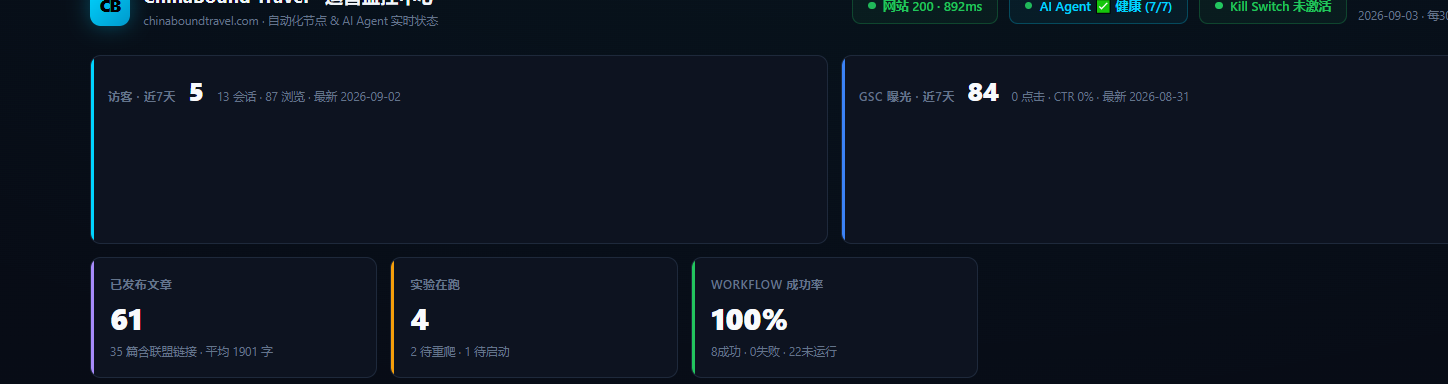
#> input picture dashboard_issue.png, 1448 x 384 px
$ python social_image_validator.py --image ../dashboard_issue.png
#> lines starting #> are read from the running program, lines starting #| are printed output that depends on the picture
"""
P0: Social Media Image Validator
Validates social media post images for platform-specific requirements.
Checks: existence, aspect ratio, minimum resolution, file size, blocked AI domains.
"""
import sys
import os
import re
from pathlib import Path
from urllib.parse import urlparse

try:
    from PIL import Image
    PIL_AVAILABLE = True
except ImportError:
    PIL_AVAILABLE = False

# Platform image specifications
PLATFORM_SPECS = {
    "instagram": {
        "allowed_ratios": [(1, 1), (4, 5), (9, 16)],
        "min_short_side": 1080,
        "max_file_mb": 8,
        "label": "Instagram",
    },
    "ig": {
        "allowed_ratios": [(1, 1), (4, 5), (9, 16)],
        "min_short_side": 1080,
        "max_file_mb": 8,
        "label": "Instagram",
    },
    "pinterest": {
        "allowed_ratios": [(2, 3), (1, 1)],
        "min_short_side": 1000,
        "max_file_mb": 10,
        "label": "Pinterest",
    },
    "x": {
        "allowed_ratios": [(16, 9), (1, 1)],
        "min_short_side": 800,
        "max_file_mb": 5,
        "label": "X/Twitter",
    },
    "twitter": {
        "allowed_ratios": [(16, 9), (1, 1)],
        "min_short_side": 800,
        "max_file_mb": 5,
        "label": "X/Twitter",
    },
    "facebook": {
        "allowed_ratios": [(191, 100), (1, 1), (4, 5)],
        "min_short_side": 600,
        "max_file_mb": 8,
        "label": "Facebook",
    },
    "fb": {
        "allowed_ratios": [(191, 100), (1, 1), (4, 5)],
        "min_short_side": 600,
        "max_file_mb": 8,
        "label": "Facebook",
    },
}

BLOCKED_AI_DOMAINS = [
    "pollinations.ai", "image.pollinations.ai", "lexica.art",
    "midjourney", "dalle", "stablediffusion", "craiyon.com",
]

RATIO_TOLERANCE = 0.05  # 5% tolerance for aspect ratio matching


def get_image_dimensions(image_path: str) -> tuple:
    """Get (width, height) of an image file. Returns (0,0) on failure."""
    if not PIL_AVAILABLE:
        return (0, 0)
    try:
        with Image.open(image_path) as img:
            return img.size  # (width, height)
    except Exception:
        return (0, 0)


def detect_solid_color_placeholder(image_path: str, std_threshold: float = 18.0) -> dict:
    """
    Detect solid-color placeholder images (e.g., pure green background with text only).
    Uses pixel standard deviation across a 32x32 downsampled thumbnail.
    Real photos have high std; solid color placeholders have very low std.
    Returns: dict with is_placeholder (bool), pixel_std (float), unique_colors (int)
    """
    result = {"is_placeholder": False, "pixel_std": 0.0, "unique_colors": 0}
    if not PIL_AVAILABLE:
        return result
    try:
        with Image.open(image_path) as img:
            img = img.convert("RGB")
            thumb = img.resize((32, 32), Image.LANCZOS)
            pixels = list(thumb.getdata())
            n = len(pixels)
            if n == 0:
                return result
            r_vals = [p[0] for p in pixels]
            g_vals = [p[1] for p in pixels]
            b_vals = [p[2] for p in pixels]
            r_mean = sum(r_vals) / n
            g_mean = sum(g_vals) / n
            b_mean = sum(b_vals) / n
            r_var = sum((v - r_mean) ** 2 for v in r_vals) / n
            g_var = sum((v - g_mean) ** 2 for v in g_vals) / n
            b_var = sum((v - b_mean) ** 2 for v in b_vals) / n
            avg_std = (r_var ** 0.5 + g_var ** 0.5 + b_var ** 0.5) / 3
            result["pixel_std"] = round(avg_std, 1)
            result["unique_colors"] = len(set(pixels))
            if avg_std < std_threshold and result["unique_colors"] < 50:
                result["is_placeholder"] = True
    except Exception:
        pass
    return result

def is_blocked_ai_domain(url: str) -> bool:
    """Check if image URL is from a blocked AI image domain."""
    if not url or not url.startswith("http"):
        return False
    try:
        domain = urlparse(url).netloc.lower()
        return any(d in domain for d in BLOCKED_AI_DOMAINS)
    except Exception:
        return False


def ratio_matches(width: int, height: int, target_ratio: tuple) -> bool:
    """Check if image dimensions match target ratio (w:h) within tolerance."""
    if width == 0 or height == 0:
        return False
    actual = width / height
    target = target_ratio[0] / target_ratio[1]
    return abs(actual - target) / target <= RATIO_TOLERANCE


def validate_image(image_source: str, platform: str, local_dir: str = None) -> dict:
    """
    Validate a social media post image.

    Args:
        image_source: URL or local file path to the image
        platform: target platform (instagram, pinterest, x, facebook)
        local_dir: directory to download remote images for inspection

    Returns:
        dict with: passed (bool), issues (list), dimensions, aspect_ratio, platform
    """
    result = {
        "image": image_source[:80] if image_source else "(empty)",
        "platform": platform,
        "passed": False,
        "issues": [],
        "width": 0,
        "height": 0,
        "aspect_ratio": "",
        "is_remote": False,
        "dimensions_checked": True,
    }

    # 1. Check existence
    if not image_source or not image_source.strip():
        result["issues"].append("missing_image")
        return result

    # 2. Check blocked AI domains
    if image_source.startswith("http"):
        result["is_remote"] = True
        if is_blocked_ai_domain(image_source):
            result["issues"].append("blocked_ai_image_domain")
            # Continue to check other aspects, but this is a hard fail

    # 3. Get platform spec
    spec = PLATFORM_SPECS.get(platform.lower())
    if not spec:
        result["issues"].append(f"unknown_platform:{platform}")
        return result

    # 4. Get dimensions (local file or download)
    local_path = image_source
    if image_source.startswith("http") and local_dir:
        # Download for inspection
        try:
            import requests
            os.makedirs(local_dir, exist_ok=True)
            ext = Path(urlparse(image_source).path).suffix or ".jpg"
            local_path = os.path.join(local_dir, f"_validate_{abs(hash(image_source))}{ext}")
            resp = requests.get(image_source, timeout=30)
            resp.raise_for_status()
            with open(local_path, "wb") as f:
                f.write(resp.content)
        except Exception as e:
            result["issues"].append(f"download_failed:{str(e)[:40]}")
            return result

    # For remote URLs without local_dir, skip dimension check (only domain validation)
    is_remote_no_download = result["is_remote"] and local_path == image_source

    if is_remote_no_download:
        # Remote URL: only domain validation was done above; dimensions not checked
        result["dimensions_checked"] = False
    elif os.path.exists(local_path):
        w, h = get_image_dimensions(local_path)
        result["width"] = w
        result["height"] = h
        if w > 0 and h > 0:
            result["aspect_ratio"] = f"{w}:{h}"

            # 5. Check aspect ratio
            ratio_ok = any(ratio_matches(w, h, r) for r in spec["allowed_ratios"])
            if not ratio_ok:
                allowed = "/".join(f"{r[0]}:{r[1]}" for r in spec["allowed_ratios"])
                result["issues"].append(f"wrong_aspect_ratio:{w}x{h}(need {allowed})")

            # 6. Check minimum resolution
            short_side = min(w, h)
            if short_side < spec["min_short_side"]:
                result["issues"].append(
                    f"low_resolution:{short_side}px(need >={spec['min_short_side']})"
                )

            # 7. Check file size
            try:
                size_mb = os.path.getsize(local_path) / (1024 * 1024)
                if size_mb > spec["max_file_mb"]:
                    result["issues"].append(f"file_too_large:{size_mb:.1f}MB")
                if size_mb < 0.02:  # < 20KB likely placeholder
                    result["issues"].append(f"suspiciously_small:{size_mb*1024:.0f}KB")
            except Exception:
                pass

            # 8. Check solid color placeholder (P1: 纯绿色占位图检测)
            try:
                sc = detect_solid_color_placeholder(local_path)
                if sc["is_placeholder"]:
                    result["issues"].append(
                        f"solid_color_placeholder:std={sc['pixel_std']},colors={sc['unique_colors']}"
                    )
                    result["pixel_std"] = sc["pixel_std"]
            except Exception:
                pass
        else:
            result["issues"].append("unreadable_image")
    elif not is_remote_no_download:
        result["issues"].append("file_not_found")

    # Clean up downloaded temp file
    if result["is_remote"] and local_path != image_source and os.path.exists(local_path):
        try:
            os.remove(local_path)
        except Exception:
            pass

    result["passed"] = len(result["issues"]) == 0
    return result


def validate_posts(posts: list, local_dir: str = None) -> list:
    """
    Validate a list of social media posts.

    Each post dict should have: image (str), platform (str)
    Returns list of validation results.
    """
    results = []
    for post in posts:
        img = post.get("image", post.get("image_url", post.get("cover", "")))
        platform = post.get("platform", post.get("platform_name", "instagram"))
        r = validate_image(img, platform, local_dir)
        r["post_id"] = post.get("id", post.get("post_id", ""))
        results.append(r)
    return results


def main() -> int:
    import argparse
    import json

    ap = argparse.ArgumentParser(description="Social Media Image Validator")
    ap.add_argument("--image", type=str, help="Single image URL or path")
    ap.add_argument("--platform", type=str, default="instagram",
                    choices=list(PLATFORM_SPECS.keys()), help="Target platform")
    ap.add_argument("--posts-file", type=str, help="JSON file with list of posts")
    ap.add_argument("--json", action="store_true", help="JSON output")
    args = ap.parse_args()

    if args.posts_file:
        with open(args.posts_file, encoding="utf-8") as f:
            posts = json.load(f)
        results = validate_posts(posts, local_dir="/tmp/social_img_validate")
        passed = sum(1 for r in results if r["passed"])
        if args.json:
            print(json.dumps({"results": results, "passed": passed,
                              "total": len(results)}, ensure_ascii=False, indent=2))
        else:
            print(f"Social Image Validator: {passed}/{len(results)} passed")
            for r in results:
                mark = "PASS" if r["passed"] else "FAIL"
                print(f"  [{mark}] {r['platform']:12s} {r['image'][:50]}")
                for issue in r["issues"]:
                    print(f"         - {issue}")
        return 0 if passed == len(results) else 1

    if args.image:
        r = validate_image(args.image, args.platform, local_dir="/tmp/social_img_validate")
#> in get_image_dimensions, img is the input picture: PIL image 1448x384 RGB; mean R, G, B 13.5, 21.3, 33.1
#> in detect_solid_color_placeholder, `thumb = img.resize((32, 32), Image.LANCZOS)`:
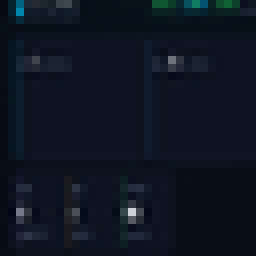
#> thumb: PIL image 32x32 RGB (shown 8 times larger); mean R, G, B 13.4, 21.2, 33
#> in detect_solid_color_placeholder, `pixels = list(thumb.getdata())`: pixels = 1024 items, first 6: (7, 10, 18), (6, 35, 48), (1, 102, 129), (28, 40, 53), (37, 42, 51), (30, 38, 48)
#> in detect_solid_color_placeholder, `n = len(pixels)`: n = 1024
#> in detect_solid_color_placeholder, `r_vals = [p[0] for p in pixels]`: r_vals = 1024 values, max 208 at index 848, min 1 at index 2, mean 13.43
#> in detect_solid_color_placeholder, `g_vals = [p[1] for p in pixels]`: g_vals = 1024 values, max 209 at index 848, min 6 at index 833, mean 21.22
#> in detect_solid_color_placeholder, `b_vals = [p[2] for p in pixels]`: b_vals = 1024 values, max 214 at index 848, min 18 at index 0, mean 33.02
#> in detect_solid_color_placeholder, `r_mean = sum(r_vals) / n`: r_mean = 13.43
#> in detect_solid_color_placeholder, `g_mean = sum(g_vals) / n`: g_mean = 21.22
#> in detect_solid_color_placeholder, `b_mean = sum(b_vals) / n`: b_mean = 33.02
#> in detect_solid_color_placeholder, `r_var = sum((v - r_mean) ** 2 for v in r_vals) / n`: r_var = 114.4
#> in detect_solid_color_placeholder, `g_var = sum((v - g_mean) ** 2 for v in g_vals) / n`: g_var = 175
#> in detect_solid_color_placeholder, `b_var = sum((v - b_mean) ** 2 for v in b_vals) / n`: b_var = 167.7
#> in detect_solid_color_placeholder, `avg_std = (r_var ** 0.5 + g_var ** 0.5 + b_var ** 0.5) / 3`: avg_std = 12.29
#> in validate_image, `sc = detect_solid_color_placeholder(local_path)`: sc = {'is_placeholder': False, 'pixel_std': 12.3, 'unique_colors': 279}
        if args.json:
            print(json.dumps(r, ensure_ascii=False, indent=2))
        else:
            mark = "PASS" if r["passed"] else "FAIL"
#> mark = 'FAIL'
            print(f"[{mark}] {r['platform']}: {r['image']}")
#| [FAIL] instagram: ../dashboard_issue.png
            print(f"  dimensions: {r['width']}x{r['height']} ({r['aspect_ratio']})")
#|   dimensions: 1448x384 (1448:384)
            for issue in r["issues"]:
                print(f"  - {issue}")
        return 0 if r["passed"] else 1

    ap.print_help()
    return 1


if __name__ == "__main__":
#> (the run stopped early here; a loop or call above may not have finished)
